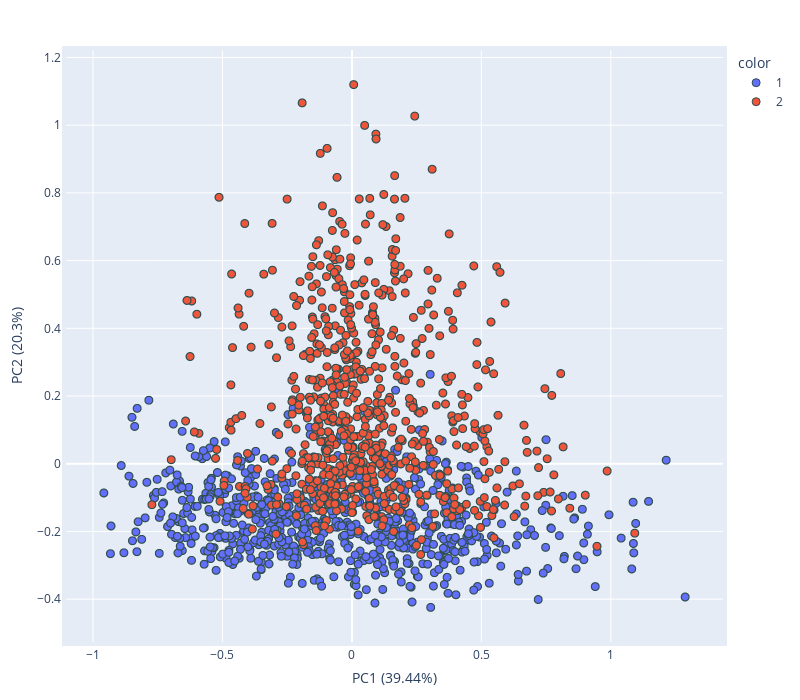
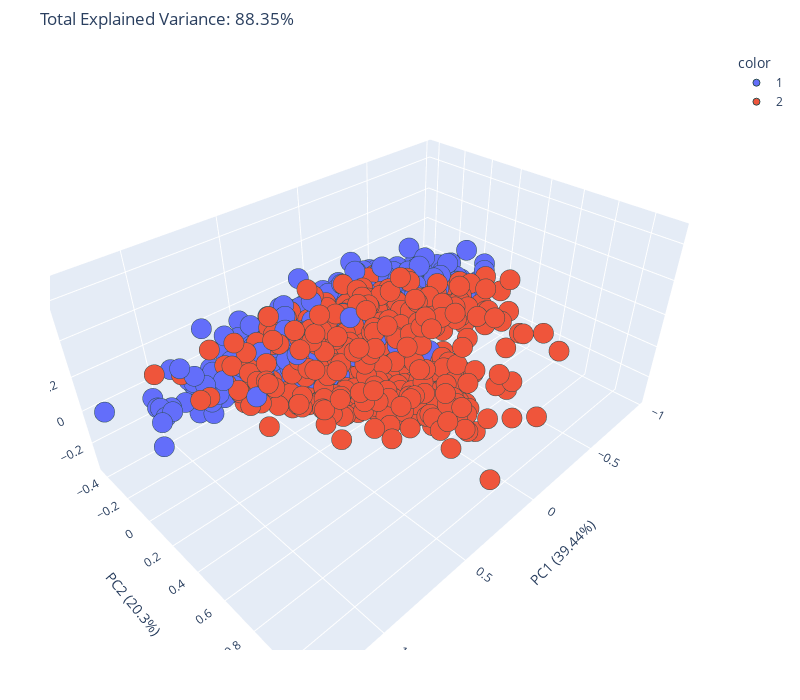

Notebook code cell kept with these figures, in order:
### Code cell
# PCA SCATTER PLOT
def pc_scores(input_spectra, num_comps, explained_variance):
    pca1 = PCA(n_components=num_comps)

    # Transform on the scaled features
    Xcomps = pca1.fit_transform(input_spectra)
    pc_list = ['PC'+ str(i) for i in list(range(1, num_comps+1))]
    scores_df =pd.DataFrame.from_dict(dict(zip(pc_list, Xcomps)))
    #print(scores_df)

    # Define the labels
    label_name = ['JA', 'JR']

    PCs_var = explained_variance*100
    total_var = explained_variance.sum()*100

    # 2D Scatter Plot
    unique = list(set(label))
    colors = [plt.cm.jet(float(i)/max(unique)) for i in unique]
    with plt.style.context(('ggplot')):
        plt.subplots(figsize=(12,10))
        for i, u in enumerate(unique):
            col = np.expand_dims(np.array(colors[i]), axis=0)
            pc1 = [Xcomps[j,0] for j in range(len(Xcomps[:,0])) if label[j] == u]    # PC1
            pc2 = [Xcomps[j,1] for j in range(len(Xcomps[:,1])) if label[j] == u]    # PC2
            pc3 = [Xcomps[j,2] for j in range(len(Xcomps[:,2])) if label[j] == u]    # PC3
            pc4 = [Xcomps[j,3] for j in range(len(Xcomps[:,3])) if label[j] == u]    # PC4
            pc5 = [Xcomps[j,4] for j in range(len(Xcomps[:,4])) if label[j] == u]    # PC5
            pc6 = [Xcomps[j,5] for j in range(len(Xcomps[:,5])) if label[j] == u]    # PC6
            pc7 = [Xcomps[j,6] for j in range(len(Xcomps[:,6])) if label[j] == u]    # PC7
            plt.scatter(pc1, pc2, c=col, s=30, edgecolors='k', label=str(u))
        plt.xlabel('PC1')
        plt.ylabel('PC2')
        plt.legend(label_name, loc = 'lower right')
        plt.title('2D PCA' + f' (Total Explained Variance: {total_var:.2f}%)')
        plt.show()

    # 2D PCA Scatter Plot
    fig = px.scatter(Xcomps, x=0, y=1, color=label,
                     labels={'0':'PC1 ('+str(round(PCs_var[0],2))+'%)',
                             '1':'PC2 ('+str(round(PCs_var[1],2))+'%)',
                             '2':'PC3 ('+str(round(PCs_var[2],2))+'%)',
                             '3':'PC4 ('+str(round(PCs_var[3],2))+'%)',
                             '4':'PC5 ('+str(round(PCs_var[4],2))+'%)',
                             '5':'PC6 ('+str(round(PCs_var[5],2))+'%)',
                             '6':'PC7 ('+str(round(PCs_var[6],2))+'%)'})
    fig.update_traces(marker=dict(size=8,line=dict(width=1, color='DarkSlateGrey')), selector=dict(mode='markers'))
    fig.update_layout(
        autosize=False, width=800, height=700,
        margin=dict(l=50, r=50, b=50, t=50, pad=4),
        paper_bgcolor="white",
    )
    fig.show()

    # 3D PCA Plot

    fig = px.scatter_3d(Xcomps, x=0, y=1, z=3, color=label,
                        title=f'Total Explained Variance: {total_var:.2f}%',
                        labels={'0':'PC1 ('+str(round(PCs_var[0],2))+'%)',
                                '1':'PC2 ('+str(round(PCs_var[1],2))+'%)',
                                '2':'PC3 ('+str(round(PCs_var[2],2))+'%)',
                                '3':'PC4 ('+str(round(PCs_var[3],2))+'%)',
                                '4':'PC5 ('+str(round(PCs_var[4],2))+'%)',
                                '5':'PC6 ('+str(round(PCs_var[5],2))+'%)',
                                '6':'PC7 ('+str(round(PCs_var[6],2))+'%)'})

    fig.update_traces(marker=dict(size=7,line=dict(width=1, color='DarkSlateGrey')), selector=dict(mode='markers'))
    fig.update_layout(
        autosize=False, width=800, height=700,
        margin=dict(l=50, r=50, b=50, t=50, pad=4),
        paper_bgcolor='white',
    )
    fig.show()
pcs = pc_scores(spectra_sgd,7, expl_var_2)

### Figure 1 — Plotly figure (JSON) as saved in the notebook; plotly's stock layout.template omitted (floating-point values rounded to 4 significant figures; data arrays with more than 128 entries replaced by an {"elided": "..."} marker saying what was removed)
{"data": [{"hovertemplate": "color=1<br>PC1 (39.44%)=%{x}<br>PC2 (20.3%)=%{y}<extra></extra>", "legendgroup": "1", "marker": {"color": "#636efa", "symbol": "circle", "line": {"color": "DarkSlateGrey", "width": 1}, "size": 8}, "mode": "markers", "name": "1", "showlegend": true, "x": {"elided": "749 float values"}, "xaxis": "x", "y": {"elided": "749 float values"}, "yaxis": "y", "type": "scattergl"}, {"hovertemplate": "color=2<br>PC1 (39.44%)=%{x}<br>PC2 (20.3%)=%{y}<extra></extra>", "legendgroup": "2", "marker": {"color": "#EF553B", "symbol": "circle", "line": {"color": "DarkSlateGrey", "width": 1}, "size": 8}, "mode": "markers", "name": "2", "showlegend": true, "x": {"elided": "733 float values"}, "xaxis": "x", "y": {"elided": "733 float values"}, "yaxis": "y", "type": "scattergl"}], "layout": {"xaxis": {"anchor": "y", "domain": [0.0, 1.0], "title": {"text": "PC1 (39.44%)"}}, "yaxis": {"anchor": "x", "domain": [0.0, 1.0], "title": {"text": "PC2 (20.3%)"}}, "legend": {"title": {"text": "color"}, "tracegroupgap": 0}, "margin": {"t": 50, "l": 50, "r": 50, "b": 50, "pad": 4}, "autosize": false, "width": 800, "height": 700, "paper_bgcolor": "white"}}

### Figure 2 — Plotly figure (JSON) as saved in the notebook; plotly's stock layout.template omitted (floating-point values rounded to 4 significant figures; data arrays with more than 128 entries replaced by an {"elided": "..."} marker saying what was removed)
{"data": [{"hovertemplate": "color=1<br>PC1 (39.44%)=%{x}<br>PC2 (20.3%)=%{y}<br>PC4 (6.59%)=%{z}<extra></extra>", "legendgroup": "1", "marker": {"color": "#636efa", "symbol": "circle", "line": {"color": "DarkSlateGrey", "width": 1}, "size": 7}, "mode": "markers", "name": "1", "scene": "scene", "showlegend": true, "x": {"elided": "749 float values"}, "y": {"elided": "749 float values"}, "z": {"elided": "749 float values"}, "type": "scatter3d"}, {"hovertemplate": "color=2<br>PC1 (39.44%)=%{x}<br>PC2 (20.3%)=%{y}<br>PC4 (6.59%)=%{z}<extra></extra>", "legendgroup": "2", "marker": {"color": "#EF553B", "symbol": "circle", "line": {"color": "DarkSlateGrey", "width": 1}, "size": 7}, "mode": "markers", "name": "2", "scene": "scene", "showlegend": true, "x": {"elided": "733 float values"}, "y": {"elided": "733 float values"}, "z": {"elided": "733 float values"}, "type": "scatter3d"}], "layout": {"scene": {"domain": {"x": [0.0, 1.0], "y": [0.0, 1.0]}, "xaxis": {"title": {"text": "PC1 (39.44%)"}}, "yaxis": {"title": {"text": "PC2 (20.3%)"}}, "zaxis": {"title": {"text": "PC4 (6.59%)"}}}, "legend": {"title": {"text": "color"}, "tracegroupgap": 0}, "title": {"text": "Total Explained Variance: 88.35%"}, "margin": {"l": 50, "r": 50, "b": 50, "t": 50, "pad": 4}, "autosize": false, "width": 800, "height": 700, "paper_bgcolor": "white"}}
